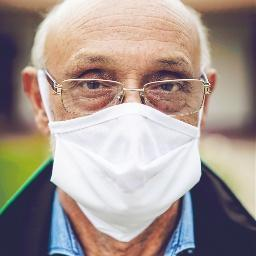
#> input picture images/FM000049_04.jpg, 256 x 256 px; its folder holds only this picture in this run
$ jupyter execute --allow-errors E06_27_915_446_0.ipynb   (shell and % lines are left out)
#> lines starting #> are read from the running program, lines starting #| are printed output that depends on the picture
# Ejercicio de Trabajo en Clases 06: YOLOv5 - Detección de Mascarilla

<font color='red'>No se aceptan soluciones que usen metodologías distintas a las vistas en clases.</font>

<font color='orange'>Está permitido usar los códigos de los ejemplos vistos en clases.</font>

En este ejercicio se debe entrenar y probar un modelo de detección de mascarillas usando YOLOv5.

<font color='red'>La solución debe basarse en los ejemplos vistos en clases.</font>

# 0) Cambiar el nombre del archivo

<font color='red'>WARNING-2: CAMBIA EL NOMBRE DEL ARCHIVO ipynb INCLUYENDO TU RUT</font>

Ejemplo, si tu RUT es 12.345.678-9, el nombre de este archivo debe cambiarse de "E06_Tu_Rut.ipynb" a "E06_12345678-9.ipynb"

# 1) Definición de la base de datos

(1 puntos)

Cargue la base de datos del ejemplo visto en clases que se encuentra en

`https://www.dropbox.com/s/mbtbb80wglvtcg2/YOLOimages_eye_mouth.zip`.

[cell 1]

import cv2
import matplotlib.pyplot as plt
import pandas as pd
import os, fnmatch
from tqdm.auto import tqdm
import numpy as np

# 2) Anotaciones de bounding boxes y clases

(3 puntos)

Crear un archivo `csv` que contenga las anotaciones y las clases y carguela un variable dataframe llamada `df` (de la librería pandas). Observe que en esta base de datos hay 198 imágenes a color de 33 personas. Cada persona tiene 3 fotos sin mascarilla y 3 fotos con mascarilla. El tamaño de cada imagen es de 256x256 pixeles. El nombre de las imágenes es `FM000xxx_nn.jpg`, donde `xxx` es el ID de la persona, y `nn` es el número de la foto de la persona, con `nn = 1,...6`.

<font color='orange'>Las tres primeras fotos `nn=1,2,3` de la persona son sin mascarilla, mientras que las últimas tres `nn=4,5,6` son con mascarilla.</font>

<font color='red'>NO HACER ANOTACIÓN MANUAL:</font> como las caras en esta base de datos están centradas, asuma que TODAS las mascarillas están en la posición `x1 = 50`, `x2 = 206`, 	` y1 = 110`, `y2 = 226`. (esto no es perefecto pero es una muy buena aproximación práctica).

No olvidar que en este problema sólo hay una clase que detectar, y que esta clase es la clase `0`.

[cell 2]
x1, y1 = 50, 110
x2, y2 = 206, 226
annotations = []
images_dir = "images"

for filename in os.listdir(images_dir):
    if filename.endswith(".jpg"):
        photo_num = int(filename[9:11])
        if photo_num > 3:
            annotations.append([filename, x1, x2, y1, y2, 0])

df = pd.DataFrame(
    annotations,
    columns=["File", "x1", "x2", "y1", "y2", "c"]
)

df.to_csv("YOLObb_masks.csv", index=False)

print(df.head())

# 2.1) Despliegue una imagen de ejemplo con bounding box

(1 punto)

Despliegue una imagen de la base de datos mostrando un bounding box con la mascarilla.

[cell 3]
df = pd.read_csv("YOLObb_masks.csv")
#> (reads YOLObb_masks.csv from the repository)
sample = df.iloc[0]
file_name = sample["File"]
x1, x2, y1, y2 = sample["x1"], sample["x2"], sample["y1"], sample["y2"]
image_path = f"images/{file_name}"
X = cv2.imread(image_path)
#> X is the input picture: shape (256, 256, 3); mean B, G, R 145.7, 152.1, 165.9
X_rgb = cv2.cvtColor(X, cv2.COLOR_BGR2RGB)
plt.figure(figsize=(6, 8))
plt.imshow(X_rgb)

plt.gca().add_patch(
    plt.Rectangle(
        (x1, y1),
        x2 - x1,
        y2 - y1,
        edgecolor="green",
        facecolor="none",
        linewidth=2
    )
)

plt.show()
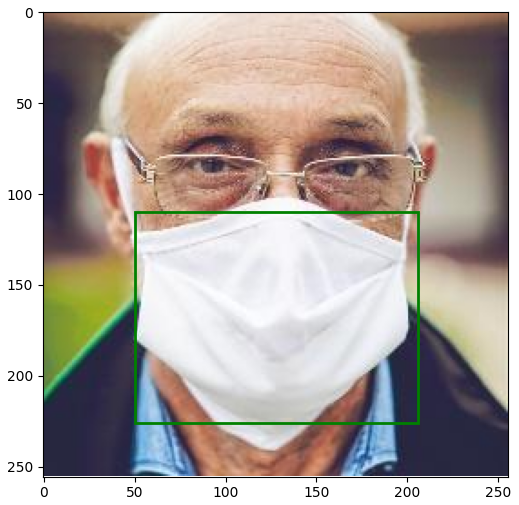
#> figure drawn by matplotlib, 1 panel

# 3) Genere los archivos para los formatos adecuados de YOLOv5

(1 punto)

Genere los archivos de texto en el formato adecuado de YOLO con las coordenadas normalizadas de los bounding boxes y el número de la clase de las imágenes que contienen mascarilla. Los archivos de texto deben guardarse en el directorio `labels`.

# 4) Definición de subconjuntos de Training/Validation/Testing

(1 punto)

Divida las imágenes del dataset de la siguiente manera:

* las primeras 125 imágenes para el training,

* las siguientes 14 para validation,

* las últimas 59 para el testing.

Las imágenes (con sus archivos de texto de los labels correspondientes) deben ser copiados en los siguientes directorios:

```
data
   |——————images
   |        └——————train —— <trainimage01>.jpg
   |        |               <trainimage02>.jpg
   |        |                      :
   |        └——————val   —— <valimage01>.jpg
   |        |               <valimage02>.jpg
   |        |                      :
   |        └——————test —— <testimage01>.jpg
   |        |               <testimage02>.jpg
   |        |                      :
   └——————labels
   |        └——————train —— <trainimage01>.txt
   |        |               <trainimage02>.txt
   |        |                      :
   |        └——————val   —— <valimage01>.txt
   |        |               <valimage02>.txt
   |        |                      :
   |        └——————test —— <testimage01>.txt
   |        |               <testimage02>.txt
   |        |                      :
```

[cell 4]
def dirfiles(img_path,img_ext):
    img_names = fnmatch.filter(sorted(os.listdir(img_path)),img_ext)
    return img_names
d = dirfiles('images/','*.jpg')

[cell 5]
from tqdm.auto import tqdm
m = len(d) # numero de imagenes
n = len(df) # numero de bounding boxes


for i in tqdm(range(m)):
  fname = d[i]
  X = cv2.imread('images/'+fname)
  N = X.shape[0]
#> N = 256
  M = X.shape[1]
#> M = 256
  # filas que contienen la imagen con nombre fname
  ok = 0
  for k in range(n):
    tname = fname[:-3]+'txt'
    if df.File[k] == fname:
      x1 = df.x1[k]
      x2 = df.x2[k]
      y1 = df.y1[k]
      y2 = df.y2[k]
      c  = df.c[k]
      wn = (x2-x1)/M
      hn = (y2-y1)/N
      xn = (x1+x2)/2/M
      yn = (y1+y2)/2/N
      if ok == 0:
        f = open('labels/'+tname,'w+')
        ok = 1
      f.write(str(c)+' '+str(xn)+' '+str(yn)+' '+str(wn)+' '+str(hn)+'\n')
#> after the loop, ok = 1
  if ok:
    f.close()

[cell 6]
p_train = 0.7  # 70% del total de los datos son training
p_val   = 0.1

d = dirfiles('images/','*.jpg')
m = len(d) # número de imagenes

nt = round(p_train*m)
nv = round(p_val*nt)

ii = np.vstack([np.zeros((nt-nv,1)),np.ones((nv,1)),2*np.ones((m-nt,1))])

target = ['train','val','test']

for i in tqdm(range(m)):
  fname            = d[i]
  tname            = fname[:-3]+'txt'
  ti               = target[int(ii[i])]
  source_file      = 'images/'+fname
  destination_file = 'data/images/'+ti
  os.system('cp ' + source_file + ' ' + destination_file)
  source_file      = 'labels/'+tname
  destination_file = 'data/labels/'+ti
  # print(destination_file)
  os.system('cp ' + source_file + ' ' + destination_file)

print('Training: ', nt-nv)
print('     Val: ', nv)
print(' Testing: ',m-nt)
